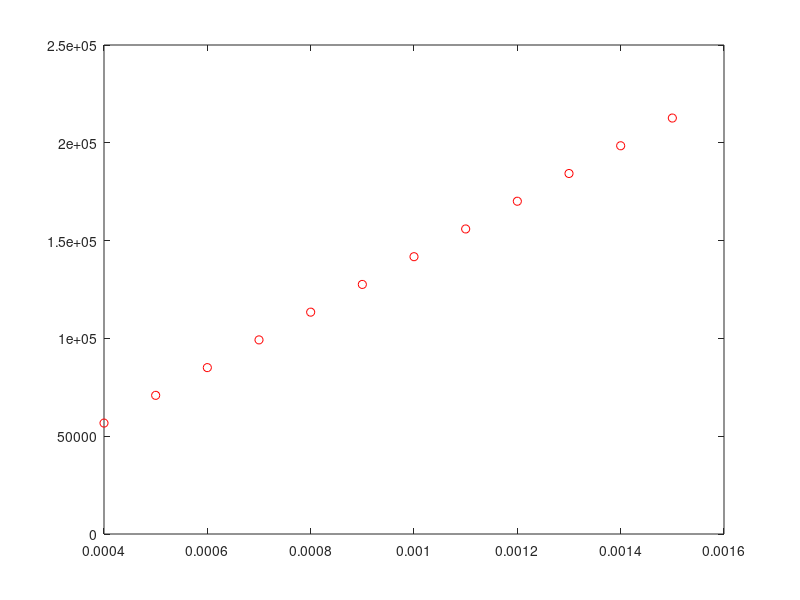

This chart was generated by the following MATLAB code:
clear all
clc

% created by Z.K.Yang, 11/29
% this file is for veifying theoretical interference

%% parameter setting
sam = 1e6;
P = 1;    % constant power case
H = exprnd(1,1,sam);
D = 15 + 10 * rand(1,sam);
% D = 15 + 5 * exprnd(1,1,sam);

alpha = 4;
G = exprnd(1,1,sam);

v1 = 2.5;
v2 = 5;

v1_opt = -3:0.1:3;
v2_opt = 0:0.1:5;

lambda = 4e-4:1e-4:15e-4;
SIR_opt = zeros(1,length(lambda));
%% main code - mean SIR, theoretical result
% S1 and I1 are presented as numerator and denominator
S1 = P * mean(H) * mean(D.^(-alpha)) * gamma(1+alpha/2);
I1 = ( pi * lambda * gamma(1-2/alpha) * mean(P^(2/alpha)) * mean(G.^(2/alpha)) ).^(alpha/2);
SIR1 = S1./I1;

%% main code - mean SIR, power control policy
S2 = mean(H.^(v1+1)) * mean(D.^(v2-alpha)) * gamma(1+alpha/2);
I2 = ( pi * lambda * gamma(1-2/alpha) * mean( ( (H.^(v1)) .* (D.^(v2)) ).^(2/alpha) ) * mean(G.^(2/alpha)) ).^(alpha/2);
SIR2 = S2./I2;

% theoretical result for power control
I2_the = gamma(2+v1)*mean(D.^(v2))*2*pi*lambda/(alpha-2);
%% plot section
% plot(lambda, I1,'b--');
% hold on
% plot(lambda, I2, 'r--');
% hold on
plot(lambda, I2_the, 'ro');

I2_the./I2